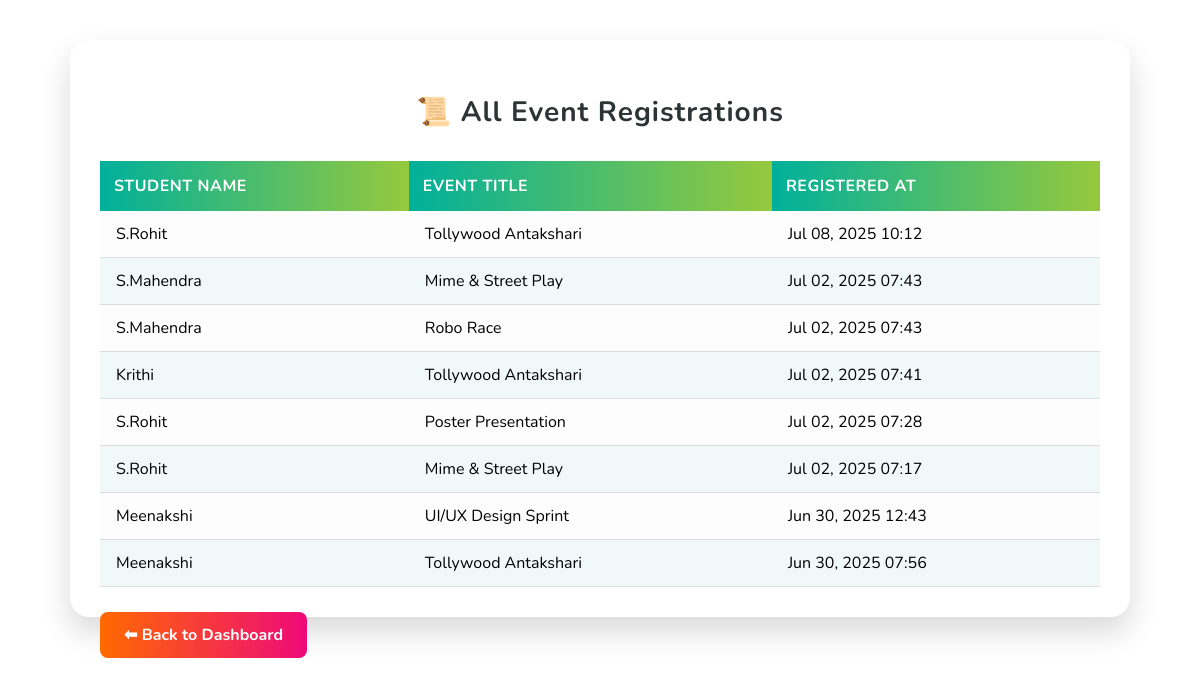
Screenshot of /view_registrations.php (signed in) with the database file from the repository.
### tables this page shows
CREATE TABLE `registrations` (
  `registration_id` int(11) NOT NULL,
  `user_id` int(11) DEFAULT NULL,
  `event_id` int(11) DEFAULT NULL,
  `registration_time` timestamp NOT NULL DEFAULT current_timestamp()
);

CREATE TABLE `users` (
  `user_id` int(11) NOT NULL,
  `name` varchar(100) NOT NULL,
  `email` varchar(100) NOT NULL,
  `password` varchar(255) NOT NULL,
  `role` enum('admin','student') NOT NULL
);

CREATE TABLE `events` (
  `event_id` int(11) NOT NULL,
  `title` varchar(100) NOT NULL,
  `description` text DEFAULT NULL,
  `event_date` date NOT NULL,
  `event_time` time NOT NULL,
  `venue` varchar(100) DEFAULT NULL,
  `created_by` int(11) DEFAULT NULL
);

### view_registrations.php (the view, shortened to what this page needs)
<?php
include 'connect.php';
?>
<!DOCTYPE html>
<html lang="en">
<head>
</head>
<body>
<div class="container">
  <h2>📜 All Event Registrations</h2>
  <table>
    <thead>
      <tr>
        <th>Student Name</th>
        <th>Event Title</th>
        <th>Registered At</th>
      </tr>
    </thead>
    <tbody>
      <?php
        $sql = "
          SELECT r.registration_time, u.name AS student_name, e.title AS event_title
          FROM registrations r
          JOIN users u ON r.user_id = u.user_id
          JOIN events e ON r.event_id = e.event_id
          ORDER BY r.registration_time DESC
        ";
        $result = $conn->query($sql);
        if ($result && $result->num_rows > 0) {
            while ($row = $result->fetch_assoc()) {
                echo "<tr>
                        <td>" . htmlspecialchars($row['student_name']) . "</td>
                        <td>" . htmlspecialchars($row['event_title']) . "</td>
                        <td>" . date('M d, Y H:i', strtotime($row['registration_time'])) . "</td>
                      </tr>";
            }
        } else {
            echo "<tr><td colspan='3'>No registrations found.</td></tr>";
        }
      ?>
    </tbody>
  </table>
  <a href="admin_dashboard.php" class="back-btn">⬅ Back to Dashboard</a>
</div>
</body>
</html>

### view_registrations.php (style rules this page uses)
body { font-family: 'Nunito', sans-serif; background: linear-gradient(rgba(255, 255, 255, 0.4), rgba(255, 255, 255, 0.6)), url('https://i.postimg.cc/C1s63tdg/9b8e5cc5-0db7-4b11-81f0-adef8c67fe65.png') no-repeat center center fixed; background-size: cover; margin: 0; padding: 40px 20px; }
.container { max-width: 1000px; margin: auto; background: rgba(255, 255, 255, 0.7); padding: 30px; border-radius: 20px; box-shadow: 0 15px 30px rgba(0, 0, 0, 0.15); }
h2 { text-align: center; color: #2d3436; margin-bottom: 30px; font-size: 28px; letter-spacing: 1px; }
table { width: 100%; border-collapse: collapse; font-size: 16px; }
th { background: linear-gradient(to right, #00b09b, #96c93d); color: white; padding: 14px; text-align: left; text-transform: uppercase; letter-spacing: 0.5px; }
td { padding: 12px 16px; border-bottom: 1px solid #ddd; background-color: #fdfdfd; }
tr:nth-child(even) td { background-color: #f1f8f9; }
.back-btn { display: inline-block; margin-top: 25px; padding: 12px 24px; background: linear-gradient(to right, #ff6a00, #ee0979); color: white; text-decoration: none; font-weight: bold; border-radius: 8px; transition: all 0.3s ease; float: left; }

### rows the page displays
registrations: user.name "S.Rohit", event.title "Tollywood Antakshari", registration_time "Jul 08, 2025 10:12"
registrations: user.name "S.Mahendra", event.title "Mime & Street Play", registration_time "Jul 02, 2025 07:43"
registrations: user.name "S.Mahendra", event.title "Robo Race", registration_time "Jul 02, 2025 07:43"
registrations: user.name "Krithi", event.title "Tollywood Antakshari", registration_time "Jul 02, 2025 07:41"
registrations: user.name "S.Rohit", event.title "Poster Presentation", registration_time "Jul 02, 2025 07:28"
registrations: user.name "S.Rohit", event.title "Mime & Street Play", registration_time "Jul 02, 2025 07:17"
registrations: user.name "Meenakshi", event.title "UI/UX Design Sprint", registration_time "Jun 30, 2025 12:43"
registrations: user.name "Meenakshi", event.title "Tollywood Antakshari", registration_time "Jun 30, 2025 07:56"
